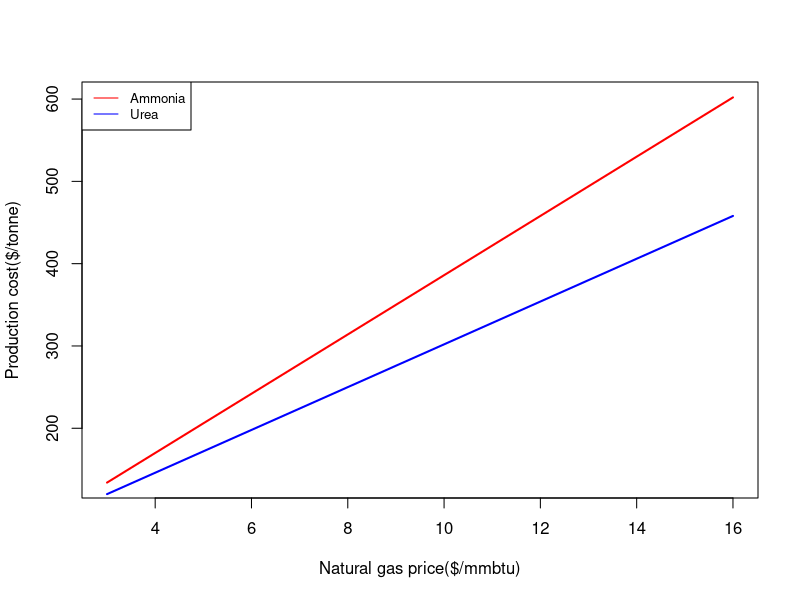

Recreate this plot in R.
## ---- chunk 1
x = c(3:16)
y = 36*x+26
z = 26*x+42
plot(x,y,xlab="Natural gas price($/mmbtu)", ylab="Production cost($/tonne)",col="white")
legend("topleft",legend=c("Ammonia", "Urea"), col=c("red","blue"),lty=1,cex=0.8)
lines(x,y, col = "red", lwd= 2)
lines(x,z, col = "blue",lwd=2)
